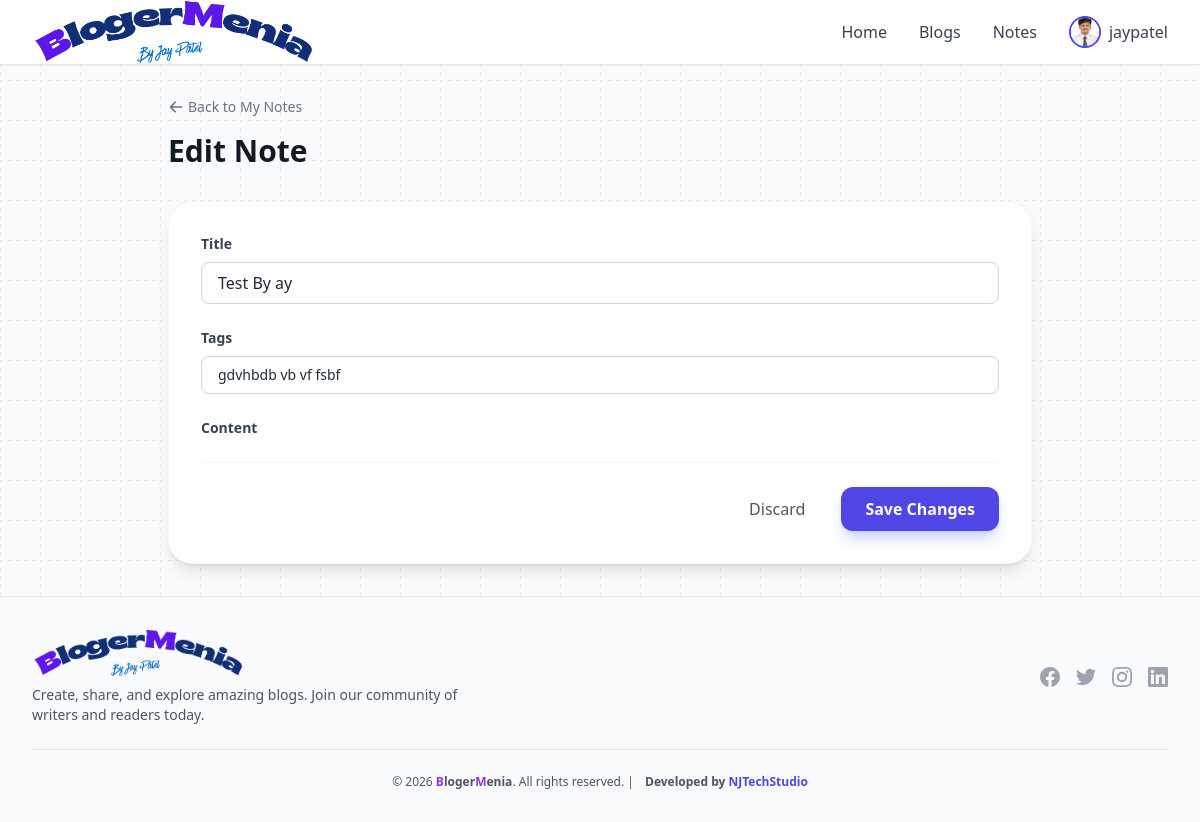
The page /notes/2/edit/ (signed in) on the database its author committed.
### blogs/models.py (models this page shows, shortened)
class User(AbstractUser):
    profile_image = models.ImageField(upload_to='profile_images/', null=True, blank=True)
    headline = models.CharField(max_length=255, null=True, blank=True, help_text="A short professional headline")
    bio = models.TextField(null=True, blank=True, help_text="Bio or about section")
    def get_display_name(self):
        if self.first_name or self.last_name:
            return f"{self.first_name} {self.last_name}".strip()
        return self.username or self.email.split('@')[0]
    class Meta:
        verbose_name = "User"
        verbose_name_plural = "Users"

### notes/models.py (models this page shows, shortened)
class Note(models.Model):
    user = models.ForeignKey(settings.AUTH_USER_MODEL, on_delete=models.CASCADE, related_name='notes')
    title = models.CharField(max_length=200)
    content = models.TextField()
    tags = models.CharField(max_length=500, blank=True, help_text="Comma-separated tags")
    likes = models.ManyToManyField(settings.AUTH_USER_MODEL, related_name='liked_notes', blank=True)
    is_public = models.BooleanField(default=True)
    created_at = models.DateTimeField(auto_now_add=True)
    updated_at = models.DateTimeField(auto_now=True)

### notes/views.py (the view)
# urls.py: path('<int:pk>/edit/', views.NoteUpdateView.as_view(), name='edit_note'),
class NoteUpdateView(LoginRequiredMixin, UpdateView):
    model = Note
    form_class = NoteForm
    template_name = 'notes/note_form.html'
    success_url = reverse_lazy('my_note_list')
    def get_queryset(self):
        return Note.objects.filter(user=self.request.user)

### notes/forms.py
class NoteForm(forms.ModelForm):
    class Meta:
        model = Note
        fields = ['title', 'tags', 'content']
        widgets = {
            'title': forms.TextInput(attrs={
                'class': 'w-full px-4 py-2 border border-gray-300 rounded-lg focus:ring-2 focus:ring-indigo-500 focus:border-indigo-500 outline-none transition-all placeholder-gray-400 font-medium',
                'placeholder': 'Enter note title...'
            }),
            'tags': forms.TextInput(attrs={
                'class': 'w-full px-4 py-2 border border-gray-300 rounded-lg focus:ring-2 focus:ring-indigo-500 focus:border-indigo-500 outline-none transition-all placeholder-gray-400 text-sm',
                'placeholder': 'e.g., productivity, ideas, random (comma separated)'
            }),
            'content': forms.HiddenInput()
        }

### notes/templates/notes/note_form.html (shortened to what this page needs)
{% extends 'base.html' %}
{% block extra_head %}
<link href="https://cdn.quilljs.com/1.3.6/quill.snow.css" rel="stylesheet">
{% endblock %}
{% block content %}
<div class="container mx-auto px-4 py-8 max-w-4xl">
    <div class="mb-8">
        <a href="{% url 'my_note_list' %}"
            class="inline-flex items-center text-sm text-gray-500 hover:text-indigo-600 mb-4 transition-colors">
            <svg xmlns="http://www.w3.org/2000/svg" class="h-4 w-4 mr-1" viewBox="0 0 20 20" fill="currentColor">
                <path fill-rule="evenodd"
                    d="M9.707 16.707a1 1 0 01-1.414 0l-6-6a1 1 0 010-1.414l6-6a1 1 0 011.414 1.414L5.414 9H17a1 1 0 110 2H5.414l4.293 4.293a1 1 0 010 1.414z"
                    clip-rule="evenodd" />
            </svg>
            Back to My Notes
        </a>
        <h1 class="text-3xl font-bold text-gray-900">
            {% if form.instance.pk %}Edit Note{% else %}Create New Note{% endif %}
        </h1>
    </div>
    <div class="bg-white rounded-3xl shadow-lg border border-gray-100 overflow-hidden">
        <form method="POST" id="note-form" class="p-6 md:p-8">
            <div class="space-y-6 mb-6">
                <div>
                    <label for="{{ form.title.id_for_label }}"
                        class="block text-sm font-semibold text-gray-700 mb-2">Title</label>
                    {{ form.title }}
                </div>
                <div>
                    <label for="{{ form.tags.id_for_label }}"
                        class="block text-sm font-semibold text-gray-700 mb-2">Tags</label>
                    {{ form.tags }}
                </div>
                <div>
                    <label class="block text-sm font-semibold text-gray-700 mb-2">Content</label>
                </div>
            </div>
            <div class="flex items-center justify-end gap-3 pt-6 border-t border-gray-100">
                <a href="{% url 'my_note_list' %}"
                    class="px-6 py-2.5 text-gray-600 font-medium hover:bg-gray-50 rounded-xl transition-colors">
                    Discard
                </a>
                <button type="submit"
                    class="px-6 py-2.5 bg-indigo-600 text-white font-semibold rounded-xl hover:bg-indigo-700 shadow-lg shadow-indigo-200 transition-all hover:-translate-y-0.5">
                    {% if form.instance.pk %}Save Changes{% else %}Publish Note{% endif %}
                </button>
            </div>
        </form>
    </div>
</div>
{% endblock %}

### templates/includes/header.html (shortened to what this page needs)
{% load static %}
<nav class="bg-white border-b border-gray-200 sticky top-0 z-50 shadow-sm">
  <div class="max-w-7xl mx-auto px-4 sm:px-6 lg:px-8">
    <div class="flex justify-between items-center h-16">
      <a href="{% url 'home' %}" class="flex items-center gap-2">
        <img src="{% static 'images/logo.png' %}" alt="BlogerMenia Logo" class="h-16 w-auto">
      </a>
      <div class="hidden md:flex items-center space-x-8">
        <a href="{% url 'home' %}"
          class="transition-colors font-medium {% if request.path == '/' %}text-indigo-600 font-semibold{% else %}text-gray-700 hover:text-indigo-600{% endif %}">
          Home
        </a>
        <a href="{% url 'blogs-list' %}" class="text-gray-700 hover:text-indigo-600 transition-colors font-medium">
          Blogs
        </a>
        <a href="{% url 'note_feed' %}" class="text-gray-700 hover:text-indigo-600 transition-colors font-medium">
          Notes
        </a>
        {% if user.is_authenticated %}
        <div class="relative group">
          <button class="flex items-center gap-2 text-gray-700 hover:text-indigo-600 transition-colors font-medium">
            {% if user.profile_image %}
            <img src="{{ user.profile_image.url }}" alt="{{ user.get_display_name }}"
              class="w-8 h-8 rounded-full object-cover border-2 border-indigo-600">
            {% endif %}
            <span>{{ user.get_display_name }}</span>
          </button>
        </div>
        {% endif %}
      </div>
    </div>
  </div>
</nav>

### templates/base.html (style rules this page uses)
body { position: relative; }
body::before { content: ''; position: fixed; top: 0; left: 0; right: 0; bottom: 0; z-index: 0; pointer-events: none; background-image: linear-gradient(to right, #e7e5e4 1px, transparent 1px), linear-gradient(to bottom, #e7e5e4 1px, transparent 1px); background-size: 20px 20px; background-position: 0 0, 0 0; -webkit-mask-image: repeating-linear-gradient( to right, black 0px, black 3px, transparent 3px, transparent 8px ), repeating-linear-gradient( to bottom, black 0px, black 3px, transparent 3px, transparent 8px ); mask-image: repeating-linear-gradient( to right, black 0px, black 3px, transparent 3px, transparent 8px ), repeating-linear-gradient( to bottom, black 0px, black 3px, transparent 3px, transparent 8px ); -webkit-mask-composite: source-in; mask-composite: intersect; }
body > * { position: relative; z-index: 1; }

### rows shown on the page
User: profile_image (picture), get_display_name "jaypatel"
Note: title "Test By ay", tags "gdvhbdb vb vf fsbf"
